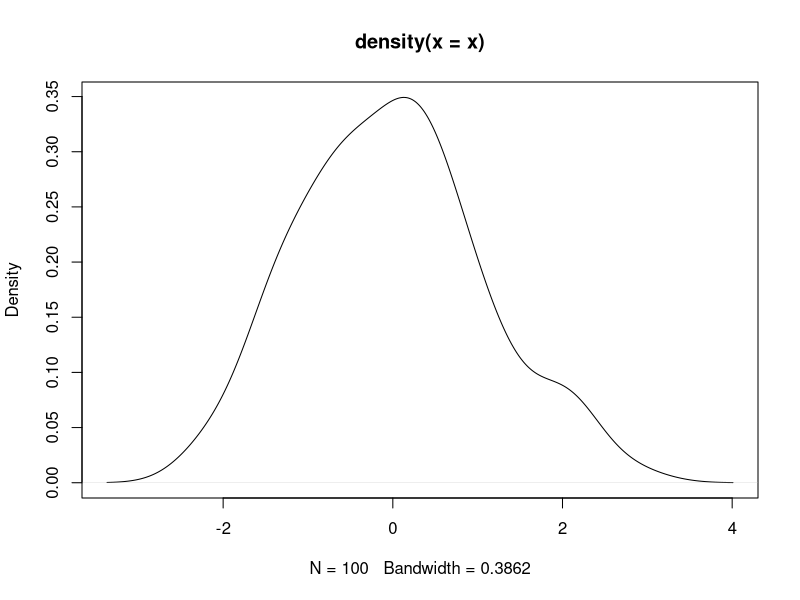
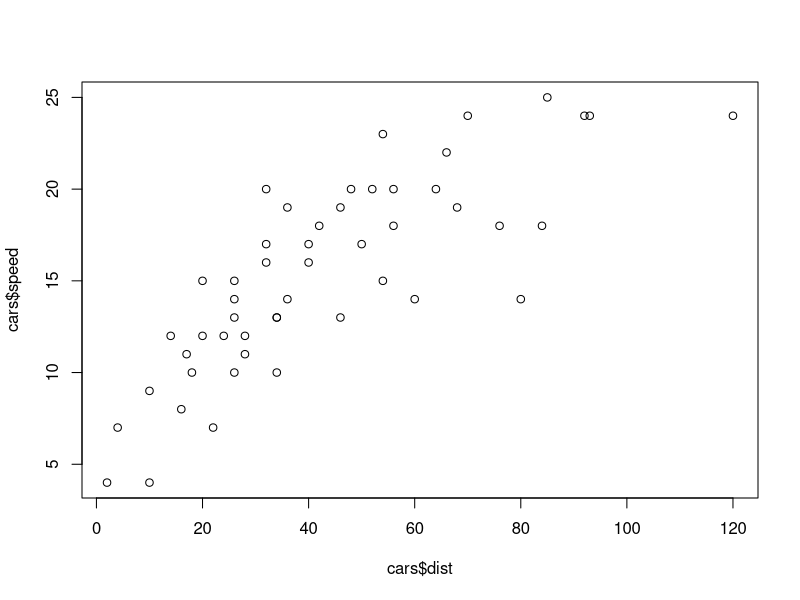

The R source for these figures, in order:
## ---- chunk 1
# R code goes here
x <- rnorm(100)  # random sample from normal distribution
dens <- density(x)    # calculate density
dens

plot(dens)            # plot density
## ---- chunk 2
plot(cars$dist, cars$speed)
## ---- chunk 3
cor.test(cars$dist, cars$speed)
